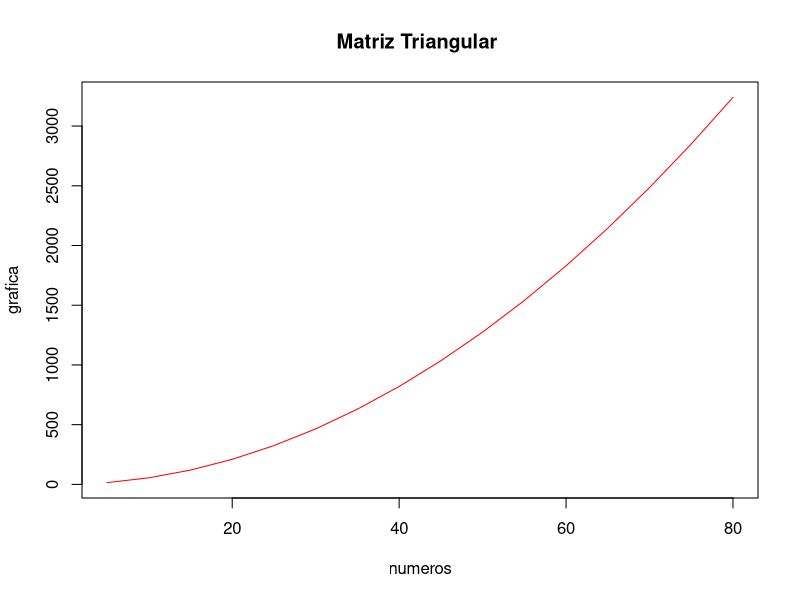

Generate this figure with R:
# Matriz

numeros = c(5,10,15,20,25,30,35,40,45,50,55,60,65,70,75,80)

matriz_triangular <- function (numeros) {
  
  total = c()
  
  for (i in numeros) {
    
    matriz_triangular = matrix (1,ncol = i, nrow = i)
    aux = 0
    
    for (j in 1:i) {
      for (k in 1:j) {
        
        aux = aux + matriz_triangular[j,k]
      }   
    }
    total = c(total , aux)
    aux = 0
  }
  print(total)
  return (total)
}

grafica = matriz_triangular (numeros)

plot (numeros , grafica , type = 'l',col = "red",main = "Matriz Triangular ")




